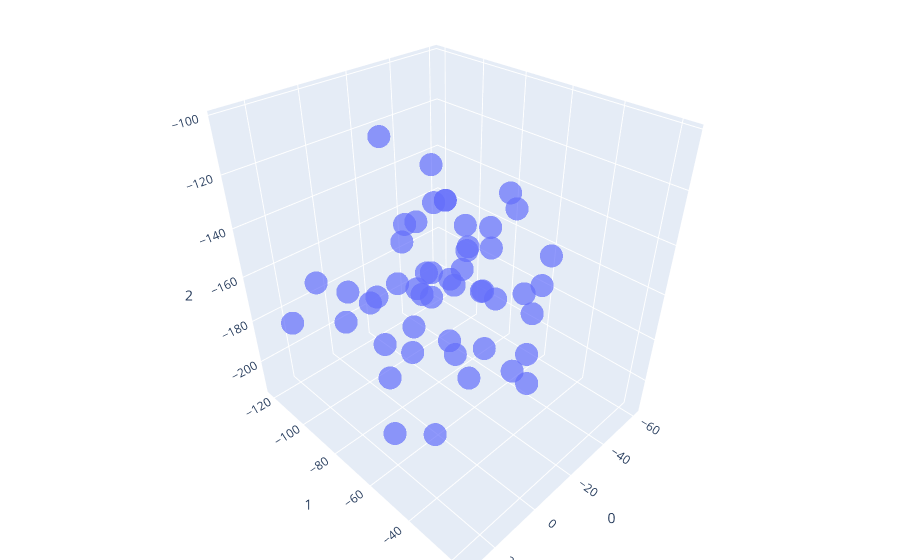

This figure's notebook cell:
### Code cell
df = pd.DataFrame(data_transformed)
fig = px.scatter_3d(
    df, x=0, y=1, z=2,
    size_max=18, opacity=0.7
)

fig.update_layout(margin=dict(l=0, r=0, b=0, t=0))

### Figure 1 — Plotly figure (JSON) as saved in the notebook; plotly's stock layout.template omitted (floating-point values rounded to 4 significant figures)
{"data": [{"hovertemplate": "0=%{x}<br>1=%{y}<br>2=%{z}<extra></extra>", "legendgroup": "", "marker": {"color": "#636efa", "opacity": 0.7, "symbol": "circle"}, "mode": "markers", "name": "", "scene": "scene", "showlegend": false, "type": "scatter3d", "x": [-24.37, -19.84, 6.528, -9.695, 16.11, -3.665, 0.2915, -3.134, -6.774, 27.38, 2.572, 20.48, -15.57, -1.262, -22.63, -43.33, -19.27, -60.89, -1.541, -20.18, -14.43, -10.82, -5.978, -6.999, -17.16, -6.823, 10.11, -14.81, 16.75, 29.87, -8.687, 16.75, 2.296, -6.046, 0.7314, 6.12, 9.04, -18.23, -14.93, 13.12, -12.76, -17.9, 0.6587, -5.156, -0.4212, 13.18, -15.45, -27.05, -9.691, -3.518], "y": [-48.94, -54.8, -16.79, -32.48, -85.53, -66.05, -27.09, -70.24, -26.78, -32.55, -85.04, -117.9, -90.79, -55.11, -67.72, -94.76, -102.5, -62.86, -39.54, -58.84, -27.47, -55.09, -121.5, -104.8, -96.09, -60.92, -29.97, -77.18, -38.65, -81.68, -28.94, -38.65, -45.5, -91.64, -63.64, -62.35, -79.29, -81.82, -60.99, -46.72, -88.94, -68.9, -39.7, -93.38, -71.99, -69.37, -48.3, -54.08, -79.54, -52.06], "z": [-124.8, -139.7, -155.8, -141.1, -154.7, -147.0, -162.0, -157.7, -143.8, -172.8, -185.4, -183.8, -204.1, -142.9, -146.3, -186.7, -177.7, -179.6, -117.9, -159.3, -127.6, -191.1, -200.4, -181.9, -154.5, -174.7, -148.8, -116.2, -102.1, -142.0, -162.1, -102.1, -118.1, -108.5, -143.8, -146.5, -157.1, -172.9, -141.3, -107.2, -142.2, -192.9, -138.4, -212.9, -171.2, -212.5, -154.5, -122.2, -136.0, -138.9]}], "layout": {"legend": {"tracegroupgap": 0}, "margin": {"b": 0, "l": 0, "r": 0, "t": 0}, "scene": {"domain": {"x": [0, 1], "y": [0, 1]}, "xaxis": {"title": {"text": "0"}}, "yaxis": {"title": {"text": "1"}}, "zaxis": {"title": {"text": "2"}}}}}
